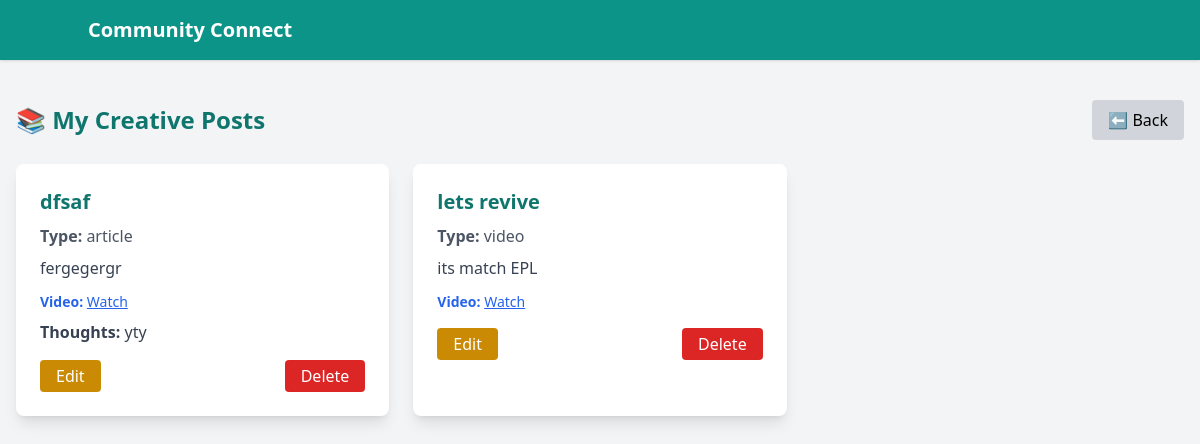
Screenshot of /creator_view/ (signed in) with the database file from the repository.
### com/models.py (models this page shows, shortened)
class CreativeContent(models.Model):
    moderator = models.ForeignKey(Mod, on_delete=models.CASCADE)
    title = models.CharField(max_length=200)
    content_type = models.CharField(max_length=20, choices=CONTENT_TYPES)
    description = models.TextField(help_text="Brief description or context")
    uploaded_file = models.FileField(upload_to='creative/files/', blank=True, null=True)
    video_url = models.URLField(blank=True, null=True, help_text="YouTube or external video link")
    thoughts = models.TextField(blank=True, null=True, help_text="Write something positive or motivational")
    created_at = models.DateTimeField(auto_now_add=True)
    like_count = models.PositiveIntegerField(default=0)

### com/views.py (the view, shortened to what this page needs)
# urls.py: path('creator_view/', views.creator_view, name='creator_view'),
def creator_view(request):
    if 'email' not in request.session:
        return redirect('modlogin')
    mod = get_object_or_404(Mod, email=request.session['email'])
    contents = CreativeContent.objects.filter(moderator=mod)
    edit_post = None
    edit_form = None
    return render(request, 'creator_view.html', {
        'contents': contents,
        'edit_post': edit_post,
        'edit_form': edit_form,
    })

### com/templates/creator_view.html (shortened to what this page needs)
{% load static %}
<!DOCTYPE html>
<html lang="en">
<head>
    <script src="https://cdn.tailwindcss.com"></script>
</head>
<body class="bg-gray-100 font-sans">
<nav class="bg-teal-600 text-white p-4 shadow">
    <div class="container mx-auto flex justify-between items-center">
        <a class="text-xl font-bold" href="#">Community Connect</a>
    </div>
</nav>
<div class="container mx-auto mt-10 px-4 max-w-7xl">
    <div class="flex justify-between items-center mb-6">
        <h3 class="text-2xl font-bold text-teal-700">📚 My Creative Posts</h3>
        <a href="/creators/" class="bg-gray-300 hover:bg-gray-400 text-black px-4 py-2 rounded">⬅ Back</a>
    </div>
    {% if contents %}
        <div class="grid grid-cols-1 sm:grid-cols-2 lg:grid-cols-3 gap-6">
        {% for post in contents %}
            <div class="bg-white p-6 rounded-lg shadow-lg hover:shadow-xl transition-all duration-300">
                <h4 class="text-xl font-semibold text-teal-700 mb-2">{{ post.title }}</h4>
                <p class="text-gray-600 mb-2"><strong>Type:</strong> {{ post.content_type }}</p>
                <p class="text-gray-700 mb-3">{{ post.description|truncatewords:25 }}</p>
                {% if post.video_url %}
                    <p class="text-sm text-blue-600 mb-2"><strong>Video:</strong>
                        <a href="{{ post.video_url }}" target="_blank" class="underline">Watch</a>
                    </p>
                {% endif %}
                {% if post.thoughts %}
                    <p class="text-gray-700 mb-3"><strong>Thoughts:</strong> {{ post.thoughts }}</p>
                {% endif %}
                <div class="flex justify-between gap-4 mt-4">
                    <form method="GET" action="">
                        <button type="submit" class="bg-yellow-600 hover:bg-yellow-700 text-white px-4 py-1 rounded focus:outline-none">Edit</button>
                    </form>
                    <a href="{% url 'delete_post' post.id %}" class="bg-red-600 hover:bg-red-700 text-white px-4 py-1 rounded focus:outline-none"
                       onclick="return confirm('Are you sure you want to delete this post?');">Delete</a>
                </div>
            </div>
        {% endfor %}
        </div>
    {% else %}
        <div class="text-center text-gray-600 mt-6">
            You haven't posted any content yet.
        </div>
    {% endif %}
</div>
</body>
</html>

### rows the page displays
CreativeContent: title "dfsaf", content_type "article", description "fergegergr", thoughts "yty"
CreativeContent: title "lets revive", content_type "video", description "its match EPL"
